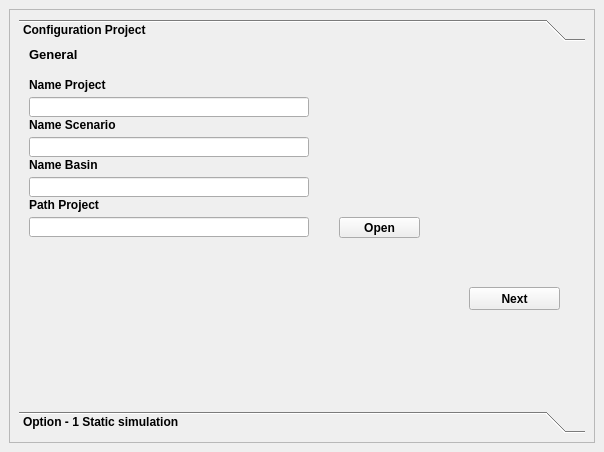
<?xml version="1.0" encoding="UTF-8"?>
<ui version="4.0">
 <class>siga_step_05_SimDockWidgetBase</class>
 <widget class="QDockWidget" name="siga_step_05_SimDockWidgetBase">
  <property name="geometry">
   <rect>
    <x>0</x>
    <y>0</y>
    <width>604</width>
    <height>452</height>
   </rect>
  </property>
  <property name="windowTitle">
   <string>siga_step_05_Sim</string>
  </property>
  <widget class="QWidget" name="dockWidgetContents">
   <layout class="QVBoxLayout" name="verticalLayout">
    <item>
     <layout class="QVBoxLayout" name="verticalLayout_2">
      <item>
       <widget class="QScrollArea" name="scrollArea">
        <property name="widgetResizable">
         <bool>true</bool>
        </property>
        <widget class="QWidget" name="scrollAreaWidgetContents">
         <property name="geometry">
          <rect>
           <x>0</x>
           <y>0</y>
           <width>578</width>
           <height>402</height>
          </rect>
         </property>
         <layout class="QVBoxLayout" name="verticalLayout_3">
          <item>
           <widget class="QToolBox" name="toolBox">
            <property name="font">
             <font>
              <weight>75</weight>
              <bold>true</bold>
             </font>
            </property>
            <property name="currentIndex">
             <number>0</number>
            </property>
            <widget class="QWidget" name="Step1">
             <property name="geometry">
              <rect>
               <x>0</x>
               <y>0</y>
               <width>556</width>
               <height>326</height>
              </rect>
             </property>
             <attribute name="label">
              <string>Configuration Project</string>
             </attribute>
             <widget class="QLabel" name="label_5">
              <property name="geometry">
               <rect>
                <x>10</x>
                <y>110</y>
                <width>121</width>
                <height>16</height>
               </rect>
              </property>
              <property name="text">
               <string>&lt;html&gt;&lt;head/&gt;&lt;body&gt;&lt;p&gt;Name Basin&lt;/p&gt;&lt;/body&gt;&lt;/html&gt;</string>
              </property>
             </widget>
             <widget class="QLineEdit" name="output_path">
              <property name="geometry">
               <rect>
                <x>10</x>
                <y>170</y>
                <width>280</width>
                <height>20</height>
               </rect>
              </property>
             </widget>
             <widget class="QLineEdit" name="name_project">
              <property name="geometry">
               <rect>
                <x>10</x>
                <y>50</y>
                <width>280</width>
                <height>20</height>
               </rect>
              </property>
             </widget>
             <widget class="QPushButton" name="select_output">
              <property name="geometry">
               <rect>
                <x>320</x>
                <y>170</y>
                <width>81</width>
                <height>21</height>
               </rect>
              </property>
              <property name="text">
               <string>Open</string>
              </property>
             </widget>
             <widget class="QLabel" name="label_3">
              <property name="geometry">
               <rect>
                <x>10</x>
                <y>0</y>
                <width>121</width>
                <height>16</height>
               </rect>
              </property>
              <property name="text">
               <string>&lt;html&gt;&lt;head/&gt;&lt;body&gt;&lt;p&gt;&lt;span style=&quot; font-size:10pt;&quot;&gt;General&lt;/span&gt;&lt;/p&gt;&lt;/body&gt;&lt;/html&gt;</string>
              </property>
             </widget>
             <widget class="QLabel" name="label_4">
              <property name="geometry">
               <rect>
                <x>10</x>
                <y>70</y>
                <width>121</width>
                <height>16</height>
               </rect>
              </property>
              <property name="text">
               <string>&lt;html&gt;&lt;head/&gt;&lt;body&gt;&lt;p&gt;Name Scenario&lt;/p&gt;&lt;/body&gt;&lt;/html&gt;</string>
              </property>
             </widget>
             <widget class="QPushButton" name="Button_Step_s1">
              <property name="geometry">
               <rect>
                <x>450</x>
                <y>240</y>
                <width>91</width>
                <height>23</height>
               </rect>
              </property>
              <property name="text">
               <string>Next</string>
              </property>
             </widget>
             <widget class="QLabel" name="label">
              <property name="geometry">
               <rect>
                <x>10</x>
                <y>30</y>
                <width>121</width>
                <height>16</height>
               </rect>
              </property>
              <property name="text">
               <string>&lt;html&gt;&lt;head/&gt;&lt;body&gt;&lt;p&gt;Name Project&lt;/p&gt;&lt;/body&gt;&lt;/html&gt;</string>
              </property>
             </widget>
             <widget class="QLineEdit" name="name_scenario">
              <property name="geometry">
               <rect>
                <x>10</x>
                <y>90</y>
                <width>280</width>
                <height>20</height>
               </rect>
              </property>
             </widget>
             <widget class="QLineEdit" name="Name_Basin">
              <property name="geometry">
               <rect>
                <x>10</x>
                <y>130</y>
                <width>280</width>
                <height>20</height>
               </rect>
              </property>
             </widget>
             <widget class="QLabel" name="label_2">
              <property name="geometry">
               <rect>
                <x>10</x>
                <y>150</y>
                <width>121</width>
                <height>16</height>
               </rect>
              </property>
              <property name="text">
               <string>&lt;html&gt;&lt;head/&gt;&lt;body&gt;&lt;p&gt;Path Project&lt;/p&gt;&lt;/body&gt;&lt;/html&gt;</string>
              </property>
             </widget>
            </widget>
            <widget class="QWidget" name="step2">
             <property name="geometry">
              <rect>
               <x>0</x>
               <y>0</y>
               <width>556</width>
               <height>326</height>
              </rect>
             </property>
             <attribute name="label">
              <string>Option - 1 Static simulation</string>
             </attribute>
             <widget class="QPushButton" name="Create_folder_NbS">
              <property name="geometry">
               <rect>
                <x>350</x>
                <y>30</y>
                <width>141</width>
                <height>21</height>
               </rect>
              </property>
              <property name="text">
               <string>Create Folder Simulation</string>
              </property>
             </widget>
             <widget class="QLabel" name="label_42">
              <property name="geometry">
               <rect>
                <x>10</x>
                <y>60</y>
                <width>131</width>
                <height>16</height>
               </rect>
              </property>
              <property name="text">
               <string>&lt;html&gt;&lt;head/&gt;&lt;body&gt;&lt;p&gt;¿ the LULC changes ?&lt;/p&gt;&lt;/body&gt;&lt;/html&gt;</string>
              </property>
             </widget>
             <widget class="QLabel" name="label_45">
              <property name="geometry">
               <rect>
                <x>10</x>
                <y>180</y>
                <width>141</width>
                <height>16</height>
               </rect>
              </property>
              <property name="text">
               <string>&lt;html&gt;&lt;head/&gt;&lt;body&gt;&lt;p&gt;End Date:&lt;/p&gt;&lt;/body&gt;&lt;/html&gt;</string>
              </property>
             </widget>
             <widget class="QPushButton" name="Run_Simulation_NbS">
              <property name="geometry">
               <rect>
                <x>10</x>
                <y>280</y>
                <width>111</width>
                <height>28</height>
               </rect>
              </property>
              <property name="text">
               <string>Start Simulation</string>
              </property>
             </widget>
             <widget class="QLineEdit" name="name_scenario_Nbs">
              <property name="geometry">
               <rect>
                <x>10</x>
                <y>30</y>
                <width>171</width>
                <height>20</height>
               </rect>
              </property>
             </widget>
             <widget class="QPushButton" name="Button_Step_s3">
              <property name="geometry">
               <rect>
                <x>460</x>
                <y>290</y>
                <width>81</width>
                <height>21</height>
               </rect>
              </property>
              <property name="text">
               <string>Next</string>
              </property>
             </widget>
             <widget class="QLineEdit" name="LULC_PATH">
              <property name="geometry">
               <rect>
                <x>10</x>
                <y>110</y>
                <width>181</width>
                <height>20</height>
               </rect>
              </property>
             </widget>
             <widget class="QPushButton" name="select_LULC">
              <property name="geometry">
               <rect>
                <x>230</x>
                <y>110</y>
                <width>81</width>
                <height>21</height>
               </rect>
              </property>
              <property name="text">
               <string>Open</string>
              </property>
             </widget>
             <widget class="QLabel" name="label_44">
              <property name="geometry">
               <rect>
                <x>10</x>
                <y>0</y>
                <width>171</width>
                <height>16</height>
               </rect>
              </property>
              <property name="text">
               <string>&lt;html&gt;&lt;head/&gt;&lt;body&gt;&lt;p&gt;Name New Scenario - Simulation&lt;/p&gt;&lt;/body&gt;&lt;/html&gt;</string>
              </property>
             </widget>
             <widget class="QPushButton" name="Create_File_Exe">
              <property name="geometry">
               <rect>
                <x>350</x>
                <y>250</y>
                <width>141</width>
                <height>21</height>
               </rect>
              </property>
              <property name="text">
               <string>Create File - Step 3</string>
              </property>
             </widget>
             <widget class="QDateEdit" name="start_date_s_nbs">
              <property name="geometry">
               <rect>
                <x>100</x>
                <y>150</y>
                <width>110</width>
                <height>22</height>
               </rect>
              </property>
              <property name="currentSection">
               <enum>QDateTimeEdit::YearSection</enum>
              </property>
              <property name="displayFormat">
               <string>yyyy/MM/d</string>
              </property>
              <property name="calendarPopup">
               <bool>true</bool>
              </property>
              <property name="timeSpec">
               <enum>Qt::LocalTime</enum>
              </property>
             </widget>
             <widget class="QDateEdit" name="end_date_s_nbs">
              <property name="geometry">
               <rect>
                <x>100</x>
                <y>180</y>
                <width>110</width>
                <height>22</height>
               </rect>
              </property>
              <property name="currentSection">
               <enum>QDateTimeEdit::YearSection</enum>
              </property>
              <property name="displayFormat">
               <string>yyyy/MM/d</string>
              </property>
              <property name="calendarPopup">
               <bool>true</bool>
              </property>
              <property name="timeSpec">
               <enum>Qt::LocalTime</enum>
              </property>
             </widget>
             <widget class="QLabel" name="label_57">
              <property name="geometry">
               <rect>
                <x>10</x>
                <y>230</y>
                <width>161</width>
                <height>16</height>
               </rect>
              </property>
              <property name="text">
               <string>&lt;html&gt;&lt;head/&gt;&lt;body&gt;&lt;p&gt;Execution file name&lt;/p&gt;&lt;/body&gt;&lt;/html&gt;</string>
              </property>
             </widget>
             <widget class="QPushButton" name="Create_new_Lulc">
              <property name="geometry">
               <rect>
                <x>350</x>
                <y>110</y>
                <width>141</width>
                <height>21</height>
               </rect>
              </property>
              <property name="text">
               <string>Export New LULC</string>
              </property>
             </widget>
             <widget class="QLabel" name="label_56">
              <property name="geometry">
               <rect>
                <x>10</x>
                <y>150</y>
                <width>141</width>
                <height>16</height>
               </rect>
              </property>
              <property name="text">
               <string>&lt;html&gt;&lt;head/&gt;&lt;body&gt;&lt;p&gt;Start Date:&lt;/p&gt;&lt;/body&gt;&lt;/html&gt;</string>
              </property>
             </widget>
             <widget class="QLineEdit" name="name_Execution_Nbs">
              <property name="geometry">
               <rect>
                <x>10</x>
                <y>250</y>
                <width>201</width>
                <height>20</height>
               </rect>
              </property>
             </widget>
             <widget class="QRadioButton" name="Yes">
              <property name="geometry">
               <rect>
                <x>150</x>
                <y>60</y>
                <width>95</width>
                <height>20</height>
               </rect>
              </property>
              <property name="text">
               <string>Yes</string>
              </property>
             </widget>
             <widget class="QRadioButton" name="no">
              <property name="geometry">
               <rect>
                <x>200</x>
                <y>60</y>
                <width>95</width>
                <height>20</height>
               </rect>
              </property>
              <property name="text">
               <string>No</string>
              </property>
             </widget>
             <widget class="QLabel" name="label_43">
              <property name="geometry">
               <rect>
                <x>10</x>
                <y>90</y>
                <width>121</width>
                <height>16</height>
               </rect>
              </property>
              <property name="text">
               <string>&lt;html&gt;&lt;head/&gt;&lt;body&gt;&lt;p&gt;Upload new LULC&lt;/p&gt;&lt;/body&gt;&lt;/html&gt;</string>
              </property>
             </widget>
            </widget>
           </widget>
          </item>
         </layout>
        </widget>
       </widget>
      </item>
     </layout>
    </item>
   </layout>
  </widget>
 </widget>
 <resources/>
 <connections/>
</ui>
